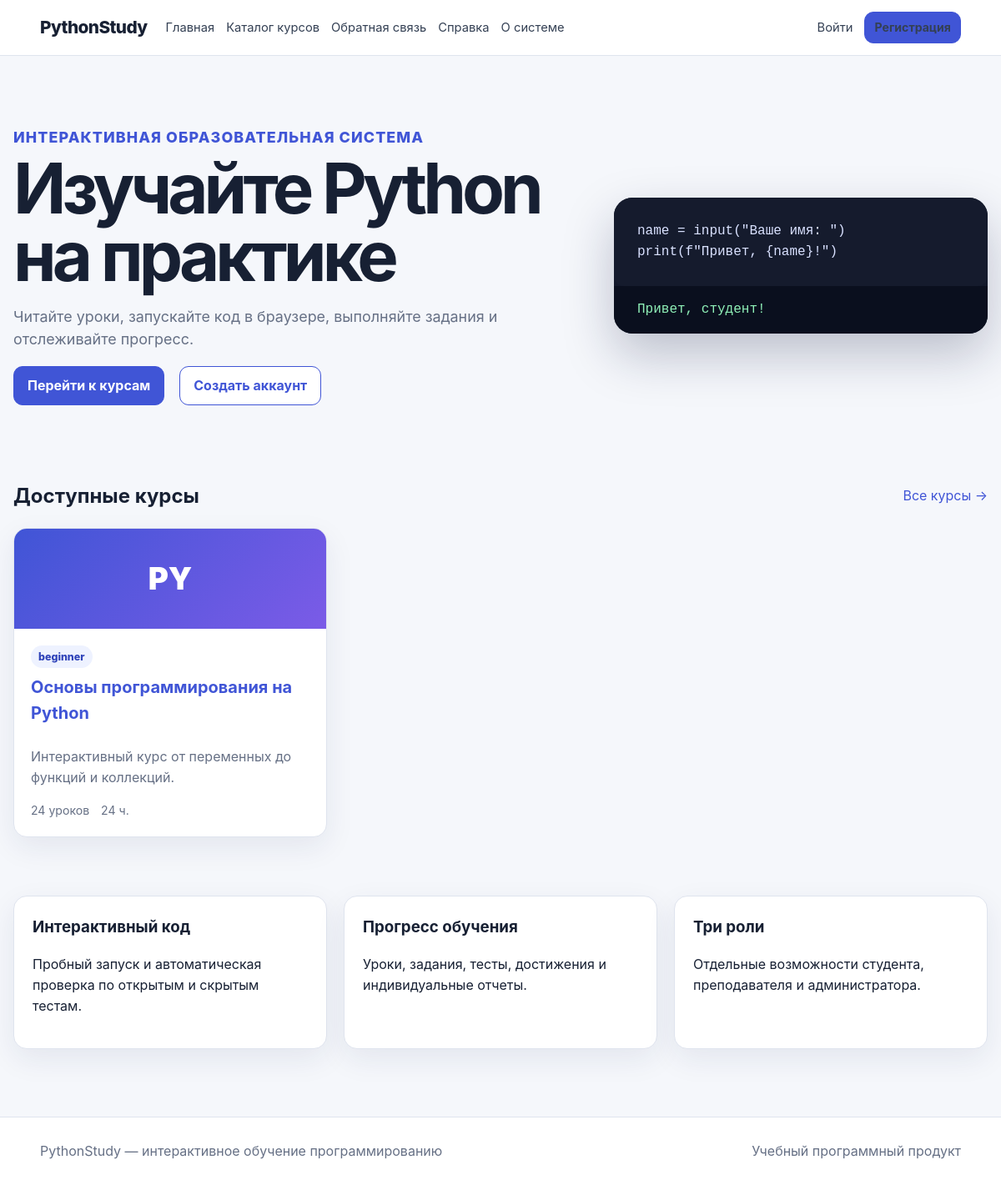
The page / on the database its author committed.
### app/models/course.py (models this page shows)
class Course(TimestampMixin, db.Model):
    __tablename__ = "courses"
    id = db.Column(db.BigInteger().with_variant(db.Integer, "sqlite"), primary_key=True)
    teacher_id = db.Column(db.BigInteger().with_variant(db.Integer, "sqlite"), db.ForeignKey("users.id"), nullable=False)
    title = db.Column(db.String(255), nullable=False)
    slug = db.Column(db.String(255), unique=True, nullable=False, index=True)
    short_description = db.Column(db.String(500), nullable=False)
    full_description = db.Column(db.Text, nullable=False)
    cover_path = db.Column(db.String(500))
    difficulty = db.Column(db.String(30), default="beginner", nullable=False)
    status = db.Column(db.String(30), default="draft", nullable=False, index=True)
    estimated_hours = db.Column(db.Integer, default=1, nullable=False)
    passing_score = db.Column(db.Integer, default=70, nullable=False)
    is_sequential = db.Column(db.Boolean, default=True, nullable=False)
    published_at = db.Column(db.DateTime(timezone=True))
    teacher = db.relationship("User", back_populates="taught_courses", foreign_keys=[teacher_id])
    modules = db.relationship("CourseModule", back_populates="course", cascade="all, delete-orphan", order_by="CourseModule.order_index")
    enrollments = db.relationship("CourseEnrollment", back_populates="course", cascade="all, delete-orphan")
    quizzes = db.relationship("Quiz", back_populates="course", cascade="all, delete-orphan")
    @property
    def lessons_count(self):
        return sum(len(module.lessons) for module in self.modules)

### app/public/routes.py (the view)
@bp.route("/")
def index():
    courses = Course.query.filter_by(status="published").order_by(Course.published_at.desc()).limit(6).all()
    return render_template("public/index.html", courses=courses)

### app/context_processors.py (called while the page is built)
def inject_global_context():
    return {
        "current_path": request.path,
        "is_authenticated": current_user.is_authenticated,
    }

### app/templates/public/index.html (shortened to what this page needs)
{% extends 'base.html' %}
{% block content %}
  <section class="hero">
    <div>
      <p class="eyebrow">Интерактивная образовательная система</p>
      <h1>Изучайте Python на практике</h1>
      <p>Читайте уроки, запускайте код в браузере, выполняйте задания и отслеживайте прогресс.</p>
      <div class="actions">
        <a class="button" href="{{ url_for('public.courses') }}">Перейти к курсам</a>
        {% if not current_user.is_authenticated %}
          <a class="button secondary" href="{{ url_for('auth.register') }}">Создать аккаунт</a>
        {% endif %}
      </div>
    </div>
    <div class="code-card">
      <pre><code>name = input("Ваше имя: ")
print(f"Привет, {name}!")</code></pre>
      <div class="terminal">Привет, студент!</div>
    </div>
  </section>
  <section>
    <div class="section-heading">
      <h2>Доступные курсы</h2>
      <a href="{{ url_for('public.courses') }}">Все курсы →</a>
    </div>
    <div class="card-grid">
      {% for course in courses %}
        {% include 'public/_course_card.html' %}
      {% else %}
        <div class="empty">Курсы пока не опубликованы.</div>
      {% endfor %}
    </div>
  </section>
  <section class="feature-grid">
    <article>
      <h3>Интерактивный код</h3>
      <p>Пробный запуск и автоматическая проверка по открытым и скрытым тестам.</p>
    </article>
    <article>
      <h3>Прогресс обучения</h3>
      <p>Уроки, задания, тесты, достижения и индивидуальные отчеты.</p>
    </article>
    <article>
      <h3>Три роли</h3>
      <p>Отдельные возможности студента, преподавателя и администратора.</p>
    </article>
  </section>
{% endblock %}

### app/templates/public/_course_card.html
<article class="course-card">
  <div class="course-cover">
    {% if course.cover_path %}
      <img src="{{ url_for('public.course_cover', course_id=course.id) }}"
           alt="Обложка курса {{ course.title }}">
    {% else %}PY{% endif %}
  </div>
  <div class="course-content">
    <span class="badge">{{ course.difficulty }}</span>
    <h3>
      <a href="{{ url_for('public.course_detail', slug=course.slug) }}">{{ course.title }}</a>
    </h3>
    <p>{{ course.short_description }}</p>
    <div class="meta">
      <span>{{ course.lessons_count }} уроков</span>
      <span>{{ course.estimated_hours }} ч.</span>
    </div>
  </div>
</article>

### app/static/css/main.css (style rules this page uses)
:root { --bg: #f5f7fb; --surface: #ffffff; --surface-soft: #eef2ff; --text: #172033; --muted: #667085; --line: #dfe4ee; --primary: #4055d6; --primary-dark: #2f43b9; --success: #18794e; --danger: #b42318; --warning: #a15c00; --radius: 16px; --shadow: 0 12px 35px rgba(27, 39, 94, 0.08); }
* { box-sizing: border-box; }
html { scroll-behavior: smooth; }
body { margin: 0; font-family: Inter, -apple-system, BlinkMacSystemFont, "Segoe UI", sans-serif; color: var(--text); background: var(--bg); line-height: 1.55; }
a { color: var(--primary); text-decoration: none; }
.button { display: inline-flex; align-items: center; justify-content: center; gap: 8px; border: 1px solid var(--primary); border-radius: 11px; padding: 10px 16px; background: var(--primary); color: #fff; font-weight: 700; text-decoration: none; transition: .15s ease; }
.button.secondary { color: var(--primary); background: #fff; }
.actions, .page-title, .section-heading, .dashboard-header { display: flex; align-items: center; justify-content: space-between; gap: 18px; }
.actions { justify-content: flex-start; flex-wrap: wrap; }
.eyebrow { margin: 0 0 6px !important; color: var(--primary) !important; font-weight: 800; letter-spacing: .06em; text-transform: uppercase; font-size: .78rem; }
.hero { display: grid; grid-template-columns: 1.2fr .8fr; gap: 48px; align-items: center; padding: 58px 0 70px; }
.hero h1 { margin: 0 0 18px; font-size: clamp(2.6rem, 7vw, 5.2rem); line-height: .98; letter-spacing: -.06em; }
.hero p { max-width: 680px; color: var(--muted); font-size: 1.12rem; }
.code-card { overflow: hidden; border-radius: 22px; background: #12182a; box-shadow: 0 25px 60px rgba(20,29,66,.25); }
.code-card pre { margin: 0; padding: 28px; color: #d9e1ff; font-size: 1rem; overflow: auto; }
.terminal { padding: 16px 28px; color: #8ff0b8; background: #0a0f1e; font-family: ui-monospace, SFMono-Regular, Menlo, monospace; }
.card-grid { display: grid; grid-template-columns: repeat(3, minmax(0, 1fr)); gap: 20px; }
.course-card { overflow: hidden; display: flex; flex-direction: column; min-height: 300px; border: 1px solid var(--line); border-radius: var(--radius); background: var(--surface); box-shadow: var(--shadow); }
.course-cover { min-height: 120px; display: grid; place-items: center; color: #fff; background: linear-gradient(135deg, #4055d6, #7b5be7); font-size: 2.3rem; font-weight: 900; }
.course-content { display: flex; flex-direction: column; flex: 1; padding: 20px; }
.course-content h3 { margin: 8px 0; font-size: 1.25rem; }
.course-content p { color: var(--muted); flex: 1; }
.badge { display: inline-flex; width: fit-content; padding: 4px 9px; border-radius: 999px; background: var(--surface-soft); color: var(--primary-dark); font-size: .78rem; font-weight: 800; }
.meta { display: flex; gap: 14px; flex-wrap: wrap; color: var(--muted); font-size: .88rem; }
.feature-grid { display: grid; grid-template-columns: repeat(3, 1fr); gap: 20px; padding: 70px 0 25px; }
.feature-grid article, .panel { padding: 22px; border: 1px solid var(--line); border-radius: var(--radius); background: var(--surface); box-shadow: var(--shadow); }
.feature-grid h3, .panel h2 { margin-top: 0; }
.prose pre, pre { overflow: auto; padding: 16px; border-radius: 12px; color: #e8ecff; background: #151b2d; font-family: ui-monospace, SFMono-Regular, Menlo, monospace; }

### rows shown on the page
Course: shows "PY", difficulty "beginner", title "Основы программирования на Python", short_description "Интерактивный курс от переменных до функций и коллекций.", lessons_count "24", estimated_hours "24"
